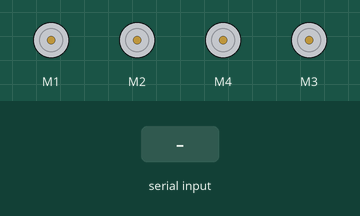
Simulated run of this sketch. Board: Arduino Uno, built with avr-gcc and run on an emulated ATmega328P. Parts: 4 × DC motor (green arrow = forward, orange = backward, longer = faster). The inputs (shaded band) are chosen by the test bench. What the sketch prints to the serial monitor is not drawn.

Above: at 1.2 s.
1.3 s: "2\n" received over Serial
At 3.4 s:
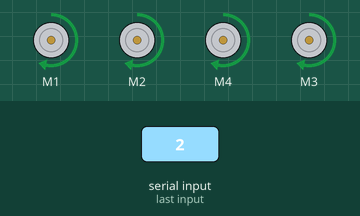
At 5.1 s:
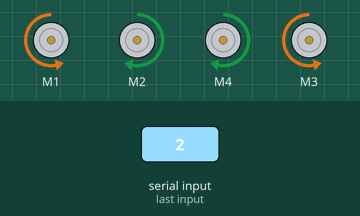
7.3 s: "1\n" received over Serial
At 10.2 s:
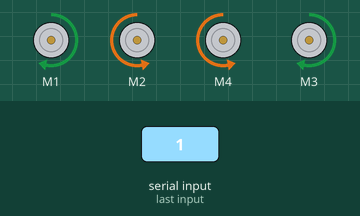
10.3 s: "3\n" received over Serial
Timing chart, 0 to 17.6 s (numbered marks = the images above; inputs shaded):
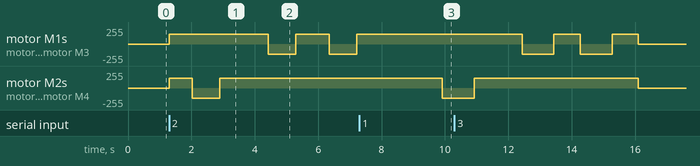

The sketch:

ECHO.ino
```cpp
// ===== ECHO — ADAPTIVE INTERFACE NAVIGATION (V2X 2025-26) =====
// Mission: User selects 1 of 3 courses via adaptive interface (color-coded cubes).
//   Camera (Yahboom AI, main.py) detects cube color → sends code over Serial to Arduino.
//   Arduino receives code and navigates the chosen course autonomously. No line following.
//
// Cube/Course mapping:
//   Red   (code 1) → Course 1: 41" forward, right 90°, 9" forward
//   Blue  (code 2) → Course 2: 17" fwd, right 90°, 36" fwd, left 90°, 25" fwd, left 90°, 6" fwd
//   Green (code 3) → Course 3: ~10" fwd, left 90°, ~10" fwd, left 90°, ~10" fwd
//
// FIX: `const byte speed = 150` used in math `speed - 75`. byte is unsigned so
//   underflow could occur if speed < 75. Changed to `const int speed = 150`.
//
// NOTE: `course1` guard flag prevents re-running course 1. course2/course3 don't have guards.
//   If a second cube is shown mid-run, course 2 or 3 could re-trigger. Low risk in practice.
//   Added course2/course3 guards to match course1 pattern.
//
// NOTE: Course 1 and 3 use raw delay() values (ms). Course 2 uses go_foward()/clockwise()
//   with calibrated distance/angle formulas. For consistency, migrate C1/C3 to those functions.
//
// NOTE: `Serial.parseInt()` already guarded by `Serial.available()` — good, avoids 1-second timeout.

#include <Wire.h>
#include <Adafruit_MotorShield.h>
#include "utility/Adafruit_MS_PWMServoDriver.h"

Adafruit_MotorShield AFMS = Adafruit_MotorShield();

Adafruit_DCMotor *BLmotor = AFMS.getMotor(1);
Adafruit_DCMotor *BRmotor = AFMS.getMotor(2);
Adafruit_DCMotor *FLmotor = AFMS.getMotor(3);
Adafruit_DCMotor *FRmotor = AFMS.getMotor(4);

// FIX: was `const byte speed` — changed to int to prevent unsigned underflow in speed-75
const int speed = 150;

const byte ledpin = 2;

// === COURSE COMPLETION GUARDS ===
int course1 = 0;  // 0 = not run, 1 = done
int course2 = 0;
int course3 = 0;

int cubeCode = 0;

void setup() {
  Serial.begin(115200);
  AFMS.begin();
}

void loop() {
  if (Serial.available()) {
    cubeCode = Serial.parseInt();

    // === COURSE 1: Red cube ===
    if (cubeCode == 1 && course1 == 0) {
      Serial.println("RED cube → Course 1");
      // 41" forward (approx 2450ms at speed 150)
      BL_fwd(speed); BR_fwd(speed); FR_fwd(speed); FL_fwd(speed);
      delay(2450);
      // Right turn 90°
      BL_fwd(speed); BR_bck(speed); FR_bck(speed); FL_fwd(speed);
      delay(1000);
      // 9" forward (approx 682ms)
      BL_fwd(speed); BR_fwd(speed); FR_fwd(speed); FL_fwd(speed);
      delay(682);
      stop_Stop();
      course1 = 1;  // mark done
    }

    // === COURSE 2: Blue cube ===
    else if (cubeCode == 2 && course2 == 0) {
      Serial.println("BLUE cube → Course 2");
      go_foward(speed, 17);
      clockwise(speed, 90);
      go_foward(speed, 36);
      countclockwise(speed, 90);
      go_foward(speed, 25);
      countclockwise(speed, 90);
      go_foward(speed, 6);
      stop_Stop();
      course2 = 1;
    }

    // === COURSE 3: Green cube ===
    else if (cubeCode == 3 && course3 == 0) {
      Serial.println("GREEN cube → Course 3");
      // ~10" forward
      BL_fwd(speed); BR_fwd(speed); FR_fwd(speed); FL_fwd(speed);
      delay(833);
      // Left 90°
      BL_bck(speed); BR_fwd(speed); FR_fwd(speed); FL_bck(speed);
      delay(1000);
      // ~10" forward
      BL_fwd(speed); BR_fwd(speed); FR_fwd(speed); FL_fwd(speed);
      delay(833);
      // Left 90°
      BL_bck(speed); BR_fwd(speed); FR_fwd(speed); FL_bck(speed);
      delay(1000);
      // ~10" forward
      BL_fwd(speed); BR_fwd(speed); FR_fwd(speed); FL_fwd(speed);
      delay(833);
      stop_Stop();
      course3 = 1;
    }

    else if (cubeCode == 0) {
      Serial.println("No valid cube detected");
    }
  }
}

void stop_Stop() {
  BLmotor->setSpeed(0); BRmotor->setSpeed(0);
  FRmotor->setSpeed(0); FLmotor->setSpeed(0);
  FLmotor->run(RELEASE); FRmotor->run(RELEASE);
  BLmotor->run(RELEASE); BRmotor->run(RELEASE);
}

void go_foward(int speed, float d) {
  float v = 0.168 * speed - 1.7;
  float t = (d / v) * 1000.0;
  BL_fwd(speed); BR_fwd(speed); FR_fwd(speed); FL_fwd(speed);
  delay((unsigned long)t);
  stop_Stop();
}

void go_back(int speed, float d) {
  float t = d / 23.5 * 1000;
  BL_bck(speed); BR_bck(speed); FR_bck(speed); FL_bck(speed);
  delay((unsigned long)t);
  stop_Stop();
}

void clockwise(int speed, int deg) {
  float t = deg / 104.0 * 1000;
  BL_fwd(speed); BR_bck(speed); FR_bck(speed); FL_fwd(speed);
  delay((unsigned long)t);
  stop_Stop();
}

void countclockwise(int speed, int deg) {
  float t = deg / 104.0 * 1000;
  BL_bck(speed); BR_fwd(speed); FR_fwd(speed); FL_bck(speed);
  delay((unsigned long)t);
  stop_Stop();
}

void FR_fwd(int speed) { FRmotor->run(FORWARD);  FRmotor->setSpeed(speed); }
void FR_bck(int speed) { FRmotor->run(BACKWARD); FRmotor->setSpeed(speed); }
void FL_fwd(int speed) { FLmotor->run(FORWARD);  FLmotor->setSpeed(speed); }
void FL_bck(int speed) { FLmotor->run(BACKWARD); FLmotor->setSpeed(speed); }
void BR_fwd(int speed) { BRmotor->run(FORWARD);  BRmotor->setSpeed(speed); }
void BR_bck(int speed) { BRmotor->run(BACKWARD); BRmotor->setSpeed(speed); }
void BL_fwd(int speed) { BLmotor->run(FORWARD);  BLmotor->setSpeed(speed); }
void BL_bck(int speed) { BLmotor->run(BACKWARD); BLmotor->setSpeed(speed); }

void calF(int speed) { BL_fwd(speed); BR_fwd(speed); FR_fwd(speed); FL_fwd(speed); delay(3000); stop_Stop(); }
void calB(int speed) { BL_bck(speed); BR_bck(speed); FR_bck(speed); FL_bck(speed); delay(3000); stop_Stop(); }
void calR(int speed) { BL_fwd(speed); BR_bck(speed); FR_bck(speed); FL_fwd(speed); delay(1690); stop_Stop(); }
void calL(int speed) { BL_bck(speed); BR_fwd(speed); FR_fwd(speed); FL_bck(speed); delay(870);  stop_Stop(); }
```

Measured:
- after the input at 1.3 s, motor M1, motor M3: goes forward 150/255 3.1 s, backward 150/255 0.87 s, forward 150/255 1.1 s, backward 150/255 0.87 s, then forward 150/255, starting at once; motor M2, motor M4: stopped → forward 150/255 at once, → backward 150/255 0.72 s later, → forward 150/255 0.87 s later
- after the input at 7.3 s, motor M1, motor M3: stays forward 150/255 (without the input it goes to stopped after 0.17 s); motor M2, motor M4: forward 150/255 → backward 150/255 after 2.6 s
